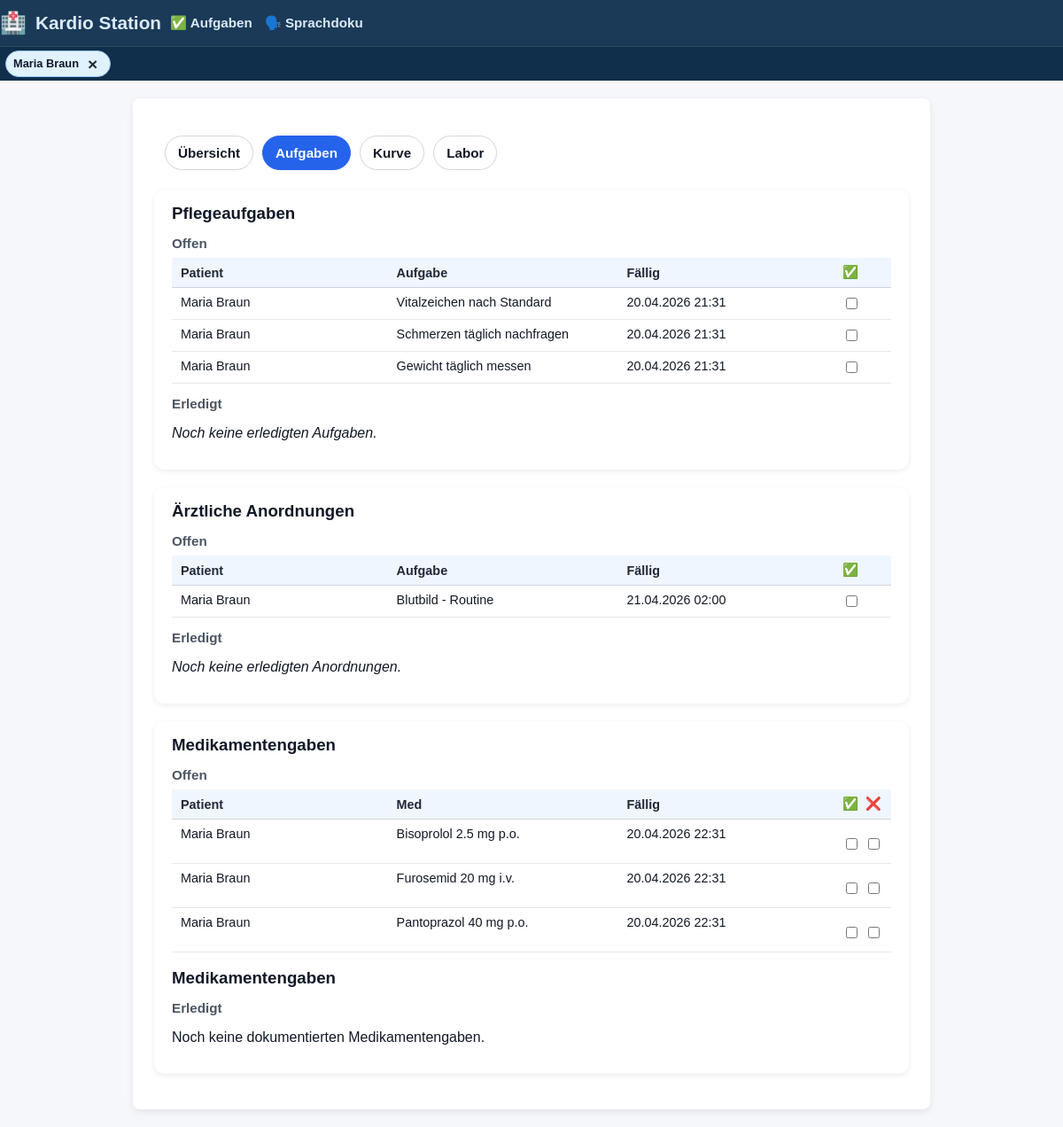
Page /tasks?patient_id=1 on the earlier database version.
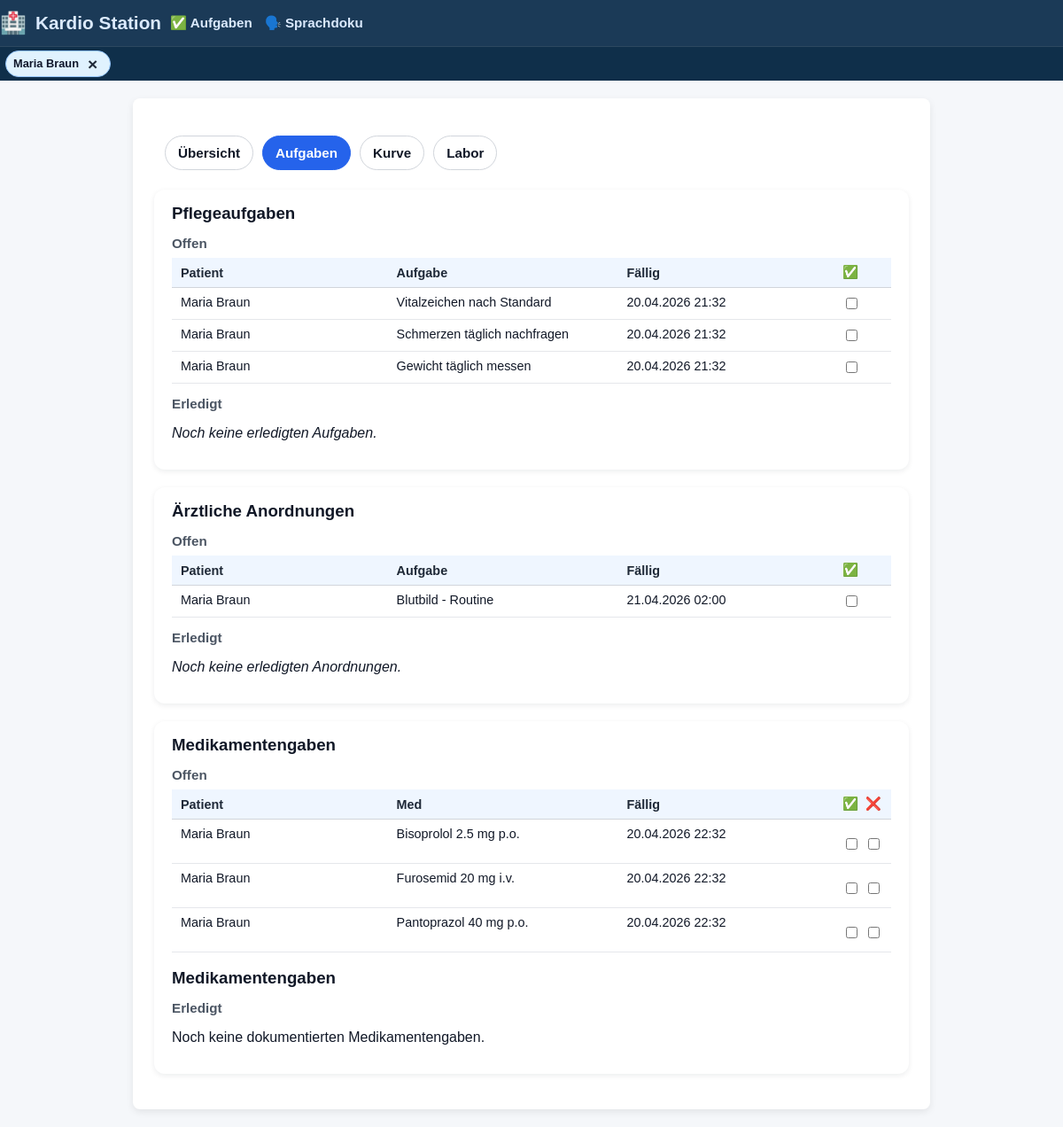
Same page on the later database version.
### tables this page shows
CREATE TABLE patients (
    id INTEGER PRIMARY KEY AUTOINCREMENT,
    patient_identifier TEXT NOT NULL,
    name TEXT NOT NULL,
    gender TEXT,
    dob TEXT,
    room TEXT,
    diagnosis TEXT,
    bezugspflege_id INTEGER,
    allergies TEXT,
    code_status TEXT,
    admission_date TEXT,
    expected_discharge TEXT,
    primary_doctor TEXT,
    photo_filename TEXT,
    FOREIGN KEY (bezugspflege_id) REFERENCES nurses(id)
);

CREATE TABLE ai_tasks (
    id INTEGER PRIMARY KEY AUTOINCREMENT,
    patient_id INTEGER NOT NULL,
    description TEXT NOT NULL,
    due_time TEXT,
    completed INTEGER DEFAULT 0,
    FOREIGN KEY (patient_id) REFERENCES patients(id)
);

CREATE TABLE orders (
    id INTEGER PRIMARY KEY AUTOINCREMENT,
    patient_id INTEGER NOT NULL,
    description TEXT NOT NULL,
    due_date TEXT,
    due_time TEXT,
    status TEXT,
    ordered_by TEXT,
    type TEXT,
    completed INTEGER DEFAULT 0,
    FOREIGN KEY (patient_id) REFERENCES patients(id)
);

CREATE TABLE medications (
    id INTEGER PRIMARY KEY AUTOINCREMENT,
    patient_id INTEGER NOT NULL,
    name TEXT NOT NULL,
    dose TEXT,
    route TEXT,
    schedule TEXT,
    next_due TEXT,
    due_time TEXT,
    completed INTEGER DEFAULT 0,
    given INTEGER DEFAULT 0,
    not_given INTEGER DEFAULT 0,
    last_given_by TEXT,
    last_given_at TEXT,
    FOREIGN KEY (patient_id) REFERENCES patients(id)
);

### app.py (the view, shortened to what this page needs)
@app.route("/tasks")
def tasks_view():
    patient_id = request.args.get("patient_id", type=int)
    conn = get_connection()
    cur = conn.cursor()
    if patient_id:
        cur.execute("""
            SELECT id, name, patient_identifier
            FROM patients
            WHERE id = ?;
        """, (patient_id,))
        patients = cur.fetchall()
        viewing_all_patients = False
        selected_patient = patients[0] if patients else None
    if patient_id:
        cur.execute("SELECT * FROM patients WHERE id = ?;", (patient_id,))
        patient = cur.fetchone()
    if patient_id:
        cur.execute("""
            SELECT
                t.id,
                t.patient_id,
                t.description,
                t.due_time,
                t.completed,
                p.name AS patient_name,
                p.patient_identifier AS patient_identifier
            FROM ai_tasks t
            JOIN patients p ON p.id = t.patient_id
            WHERE t.patient_id = ?
            ORDER BY datetime(t.due_time);
        """, (patient_id,))
    ai_tasks = cur.fetchall()
    ai_tasks_open = [t for t in ai_tasks if not t["completed"]]
    ai_tasks_done = [t for t in ai_tasks if t["completed"]]
    if patient_id:
        cur.execute("""
            SELECT o.*, p.name AS patient_name, p.patient_identifier
            FROM orders o
            JOIN patients p ON p.id = o.patient_id
            WHERE o.patient_id = ?
            ORDER BY o.due_date;
        """, (patient_id,))
    orders = cur.fetchall()
    orders_open = [o for o in orders if (o["status"] or "").lower() != "erledigt"]
    orders_done = [o for o in orders if (o["status"] or "").lower() == "erledigt"]
    try:
        cur.execute("ALTER TABLE medications ADD COLUMN given INTEGER DEFAULT 0;"
                    "ALTER TABLE medications ADD COLUMN not_given INTEGER DEFAULT 0;"
                    )
        conn.commit()
    except sqlite3.OperationalError:
        pass
    if patient_id:
        cur.execute("""
            SELECT m.*, p.name AS patient_name, p.patient_identifier
            FROM medications m
            JOIN patients p ON p.id = m.patient_id
            WHERE m.patient_id = ?
            ORDER BY m.next_due;
        """, (patient_id,))
    meds = cur.fetchall()
    meds_open = [m for m in meds if not (m["given"] or 0) and not (m["not_given"] or 0)]
    meds_done = [m for m in meds if (m["given"] or 0) or (m["not_given"] or 0)]
    cur.execute("""
        SELECT
            ma.given_at,
            n.name AS nurse_name,
            m.name AS med_name,
            m.dose
        FROM med_administrations ma
        JOIN medications m ON m.id = ma.med_id
        LEFT JOIN nurses n ON n.id = ma.nurse_id
        WHERE ma.patient_id = ?
        ORDER BY datetime(ma.given_at) DESC
        LIMIT 20;
    """, (patient_id or 0,))
    med_history = cur.fetchall()
    cur.execute("""
               SELECT alert, severity, created_at
               FROM ai_alerts
               WHERE patient_id = ?
               ORDER BY datetime(created_at) DESC, id DESC;
           """, (patient_id,))
    alerts = cur.fetchall()
    if selected_patient:
        add_patient_tab(selected_patient["id"], selected_patient["name"],
                        url_for("tasks_view", patient_id=selected_patient["id"]))
        set_active_patient(selected_patient["id"])
    current_nurse = get_current_nurse(conn)
    conn.close()
    conn.close()
    return render_template(
        "tasks.html",
        alerts=alerts,
        current_nurse=current_nurse,
        patients=patients,
        viewing_all_patients=viewing_all_patients,
        selected_patient=selected_patient,
        patient=patient,  # <-- add this
        active_tab="tasks",
        ai_tasks_open=ai_tasks_open,
        ai_tasks_done=ai_tasks_done,
        orders_open=orders_open,
        orders_done=orders_done,
        meds_open=meds_open,
        meds_done=meds_done,
        med_history=med_history
    )

### templates/tasks.html (shortened to what this page needs)
<!DOCTYPE html>
<html lang="de">
<head>
    <link rel="stylesheet" href="{{ url_for('static', filename='styles.css') }}">
</head>
<body>
{% extends "base.html" %}
{% block content %}
{% if selected_patient %}
  {% include "_patient_tabs.html" %}
{% endif %}
    <section class="section-card">
        <h3>Pflegeaufgaben</h3>
        <h4>Offen</h4>
        {% if ai_tasks_open %}
            <div class="table-wrapper">
                <table class="data-table">
                    <thead>
                        <tr>
                            <th>Patient</th>
                            <th>Aufgabe</th>
                            <th>Fällig</th>
                            <th>✅</th>
                        </tr>
                    </thead>
                    <tbody>
                        {% for t in ai_tasks_open %}
                        <tr>
                            <td>{{ t.patient_name }}</td>
                            <td>{{ t.description }}</td>
                            <td>{{ t.due_time | format_dt or "Nächste Schicht" }}</td>
                            <td>
                                <form method="POST" action="{{ url_for('toggle_task', task_id=t.id, task_type='ai') }}">
                                    <input type="checkbox" name="done" onchange="this.form.submit()">
                                </form>
                            </td>
                        </tr>
                        {% endfor %}
                    </tbody>
                </table>
            </div>
        {% else %}
            <p><em>Keine offenen Aufgaben.</em></p>
        {% endif %}
        <h4>Erledigt</h4>
        {% if ai_tasks_done %}
            <div class="table-wrapper">
                <table class="data-table">
                    <thead>
                        <tr>
                            <th>Patient</th>
                            <th>Aufgabe</th>
                            <th>Fällig</th>
                            <th>✅</th>
                        </tr>
                    </thead>
                    <tbody>
                        {% for t in ai_tasks_done %}
                        <tr class="task-completed">
                            <td>{{ t.patient_name }}</td>
                            <td>{{ t.description }}</td>
                            <td>{{ t.due_time | format_dt or "Nächste Schicht" }}</td>
                            <td>
                                <form method="POST" action="{{ url_for('toggle_task', task_id=t.id, task_type='ai') }}">
                                    <input type="checkbox" name="done" onchange="this.form.submit()" checked>
                                </form>
                            </td>
                        </tr>
                        {% endfor %}
                    </tbody>
                </table>
            </div>
        {% else %}
            <p><em>Noch keine erledigten Aufgaben.</em></p>
        {% endif %}
    </section>
    <section class="section-card">
        <h3>Ärztliche Anordnungen</h3>
        <h4>Offen</h4>
        {% if orders_open %}
            <div class="table-wrapper">
                <table class="data-table">
                    <thead>
                        <tr>
                            <th>Patient</th>
                            <th>Aufgabe</th>
                            <th>Fällig</th>
                            <th>✅</th>
                        </tr>
                    </thead>
                    <tbody>
                        {% for o in orders_open %}
                        <tr>
                            <td>{{ o["patient_name"] }}</td>
                            <td>{{ o["description"] }}</td>
                            <td>{{ o["due_date"]| format_dt or "—" }}</td>
                            <td>
                                <form method="POST" action="{{ url_for('toggle_task', task_id=o['id'], task_type='order') }}">
                                    <input type="checkbox" onchange="this.form.submit()">
                                </form>
                            </td>
                        </tr>
                        {% endfor %}
                    </tbody>
                </table>
            </div>
        {% else %}
            <p><em>Keine offenen Anordnungen.</em></p>
        {% endif %}
        <h4>Erledigt</h4>
        {% if orders_done %}
            <div class="table-wrapper">
                <table class="data-table">
                    <thead>
                        <tr>
                            <th>Patient</th>
                            <th>Aufgabe</th>
                            <th>Fällig</th>
                            <th>✅</th>
                        </tr>
                    </thead>
                    <tbody>
                        {% for o in orders_done %}
                        <tr class="task-completed">
                            <td>{{ o["patient_name"] }}</td>
                            <td>{{ o["description"] }}</td>
                            <td>{{ o["due_date"] | format_dt or "—" }}</td>
                            <td>
                                <form method="POST" action="{{ url_for('toggle_task', task_id=o['id'], task_type='order') }}">
                                    <input type="checkbox" onchange="this.form.submit()" checked>
                                </form>
                            </td>
                        </tr>
                        {% endfor %}
                    </tbody>
                </table>
            </div>
        {% else %}
            <p><em>Noch keine erledigten Anordnungen.</em></p>
        {% endif %}
    </section>
<section class="section-card">
    <h3>Medikamentengaben</h3>
    <h4>Offen</h4>
    {% if meds_open %}
    <div class="table-wrapper">
        <table class="data-table">
            <thead>
                <tr>
                    <th>Patient</th>
                    <th>Med</th>
                    <th>Fällig</th>
                    <th class="cell-center">✅</th>
                    <th class="cell-center">❌</th>
                </tr>
            </thead>
            <tbody>
                {% for m in meds_open %}
                <tr>
                    <td>{{ m["patient_name"] }}</td>
                    <td>{{ m["name"] }} {{ m["dose"] }} {{ m["route"] }}</td>
                    <td>{{ m["next_due"]| format_dt or "—" }}</td>
                    <td class="cell-center">
                <form method="POST"
                      action="{{ url_for('toggle_task', task_id=m['id'], task_type='med') }}">
                    <label class="med-toggle-label">
                        <input type="checkbox" onchange="this.form.submit()">
                    </label>
                </form>
                        </td>
                <td class="cell-center">
                <form method="POST"
                      action="{{ url_for('toggle_task', task_id=m['id'], task_type='med') }}">
                    <label class="med-toggle-label">
                        <input type="checkbox" onchange="this.form.submit()">
                        </label>
                    </form>
            </td>
                        </tr>
                        {% endfor %}
                    </tbody>
                </table>
    </div>
        {% else %}
            <p>Keine offenen Medikamentengaben.</p>
        {% endif %}
    <br>
    <h3>Medikamentengaben</h3>
    <h4>Erledigt</h4>
    {% if meds_done %}
    <div class="table-wrapper">
        <table class="data-table">
            <thead>
                <tr>
                    <th>Patient</th>
                    <th>Med</th>
                    <th>Letzte Gabe</th>
                    <th class="cell-center">✅</th>
                    <th class="cell-center">❌</th>
                </tr>
            </thead>
            <tbody>
                {% for m in meds_done %}
                <tr class="task-completed">
                    <td>{{ m["patient_name"] }}</td>
                    <td>{{ m["name"] }} {{ m["dose"] }} {{ m["route"] }}</td>
                    <td>{{ m["last_given_at"] or "—" }} {{ m["last_given_by"] or "—" }}</td>
                   <td class="cell-center">
                        <form method="POST" action="{{ url_for('toggle_task', task_id=m['id'], task_type='med') }}">
                            <input type="hidden" name="action" value="given">
                            <label class="med-toggle-label">
                            <input type="checkbox"
                                       {% if m['given'] %}checked{% endif %}
                                       onchange="this.form.submit()">
                            </label>
                        </form>
                    </td>
                    <td class="cell-center">
        <form method="POST"
              action="{{ url_for('toggle_task', task_id=m['id'], task_type='med') }}">
            <input type="hidden" name="action" value="not_given">
            <label class="med-toggle-label">
                <input type="checkbox"
                       {% if m['not_given'] %}checked{% endif %}
                       onchange="this.form.submit()">
            </label>
                            </form>
                    </td>
                        </tr>
                        {% endfor %}
                    </tbody>
                </table>
    </div>
        </section>
        {% else %}
            <p>Noch keine dokumentierten Medikamentengaben.</p>
        {% endif %}
{% endblock %}

### templates/base.html (shortened to what this page needs)
<!DOCTYPE html>
<html lang="de">
<head>
  <link rel="stylesheet" href="{{ url_for('static', filename='styles.css') }}">
</head>
<body>
<div class="header header-mobile">
  <div class="header-title">
    <span class="icon">🏥</span>
    <a class="station-link" href="{{ url_for('home') }}">Kardio Station</a>
  <div class="nav-links">
    <a href="{{ url_for('tasks_view') }}">✅ Aufgaben</a>
    <a href="{{ url_for('voice_doc') }}">🗣️ Sprachdoku</a>
    </div>
  </div>
</div>
{% set tabs = session.get("patient_tabs", []) %}
{% if tabs %}
  <div class="patient-tabs-bar">
    <div class="patient-tabs-scroll">
      {% for t in tabs %}
        <div class="patient-tab {% if session.get('active_patient_id') == t.patient_id %}active{% endif %}">
          <a class="patient-tab-link" href="{{ t.url }}">{{ t.name }}</a>
          <form method="POST" action="{{ url_for('close_current_patient') }}" class="patient-tab-exit-form">
  <button type="submit"
          class="patient-tab-exit"
          aria-label="Patient schließen">
    ×
  </button>
</form>
        </div>
      {% endfor %}
    </div>
  </div>
{% endif %}
<div class="container">
  {% block content %}{% endblock %}
</div>
</body>
</html>

Differences in the rows shown:
changed ai_tasks "Vitalzeichen nach Standard": due_time "20.04.2026 21:31" → "20.04.2026 21:32"
changed ai_tasks "Schmerzen täglich nachfragen": due_time "20.04.2026 21:31" → "20.04.2026 21:32"
changed ai_tasks "Gewicht täglich messen": due_time "20.04.2026 21:31" → "20.04.2026 21:32"
changed medications "Bisoprolol": next_due "20.04.2026 22:31" → "20.04.2026 22:32"
changed medications "Furosemid": next_due "20.04.2026 22:31" → "20.04.2026 22:32"
changed medications "Pantoprazol": next_due "20.04.2026 22:31" → "20.04.2026 22:32"
